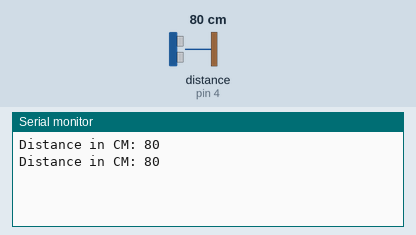
Recording of a sketch running on a simulated Arduino Uno, built with avr-gcc and run on an emulated ATmega328P. Parts: the last lines printed to the serial monitor. The test bench sets the inputs (shaded band); at power-on: distance to the obstacle (sensor on pin 4) 80 cm. The echo pulse lasts 58.3 µs per cm.

Above: at 1.8 s.
1.9 s: distance to the obstacle (sensor on pin 4) set to 2 cm
At 2.8 s:
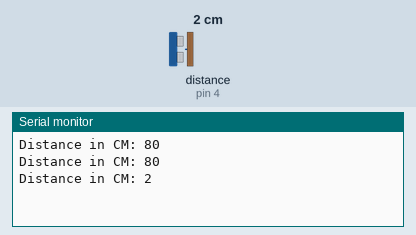
3.4 s: distance to the obstacle (sensor on pin 4) set to 4 cm
At 4.8 s:
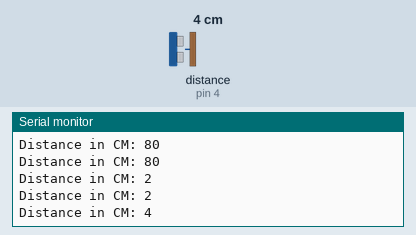
Timing chart, 0 to 6.4 s (numbered marks = the images above; inputs shaded):
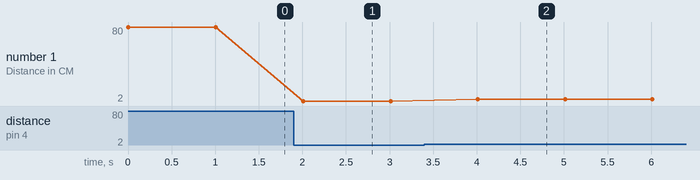

The sketch:

UltrasonicSimple.ino
```cpp
// (licence header left out)
#include <Ultrasonic.h>

/*
 * Pass as a parameter the trigger and echo pin, respectively,
 * or only the signal pin (for sensors 3 pins), like:
 * Ultrasonic ultrasonic(13);
 */
Ultrasonic ultrasonic(5, 4);

void setup() {
  Serial.begin(115200);
}

void loop() {
  Serial.print("Distance in CM: ");
  // Pass INC as a parameter to get the distance in inches
  Serial.println(ultrasonic.distanceRead());
  delay(1000);
}
```

Measured:
- after the input at 1.9 s, the serial monitor: prints a new line after 0.11 s (image 1)
- after the input at 3.4 s, the serial monitor: prints a new line after 0.61 s (image 2)
- plotted number 1: 80 → 2 after the input at 1.9 s, 2 → 4 after the input at 3.4 s
